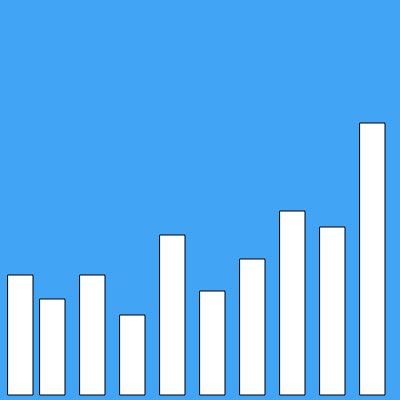
Frame 1 (no input)
Frame 60 (no input): identical to frame 1, image omitted
Frame 120 (the mouse pressed at the canvas centre since frame 60): identical to frame 1, image omitted

The p5.js sketch that drew this single still picture (run headless with seeded random() and noise() and a simulated clock; from frame 60 on, the mouse is pressed at the canvas centre):

// p5.js sketch
// ── sketch.js
var b1, b2, b3, b4, b5, b6, b7, b8, b9, b10;

function setup() {
  createCanvas(400, 400);
  b1=new Building();
  b1.position=4;
  b1.floors=20;
  
  b2=new Building();
  b2.position=1;
  b2.floors=12;
  
  b3=new Building();
  b3.position=2;
  b3.floors=15;
  
  b4=new Building();
  b4.position=3;
  b4.floors=10;
  
  b5=new Building();
  b5.position=0.2;
  b5.floors=15;
  
  b6=new Building();
  b6.position=5;
  b6.floors=13;
  
  b7=new Building();
  b7.position=6;
  b7.floors=17;
  
  b8=new Building();
  b8.position=7;
  b8.floors=23;
  
  b9=new Building();
  b9.position=8;
  b9.floors=21;
  
  b10=new Building();
  b10.position=9;
  b10.floors=34;

 
}

function draw() {
  background(66, 164, 245);
  b1.display();
  b2.display();
  b3.display();
  b4.display();
  b5.display();
  b6.display();
  b7.display();
  b8.display();
  b9.display();
  b10.display();
 
}
// ── Building.js
class Building{
  constructor()
  {
    this.height=10;
    this.position=1;    
    this.yPosition=390;
    this.width=25;
    this.floors=10;
    
    //Each floor is approximately equal to 12 feet
    //If a building has 3 floors it would be 3*12=36 feet high.
    this.building_height=this.floors*12;
    
  }  
  display()
  {
   this.height=this.floors*8;
   this.yPosition=395-(this.height);
    //this.xPosition-(this.height);
   this.xPosition=this.position*40;
   rect(this.xPosition,this.yPosition, this.width, this.height); 
  }  
  
}

// ── style.css
html, body {
  margin: 0;
  padding: 0;
}
canvas {
  display: block;
  border:5px ridge blue;
}
h1 {
  text-transform:capitalize;
  font-family:cursive,sans-serif;
}
#para{
  font-size:1.5em;
  background-colour:blue;
}
